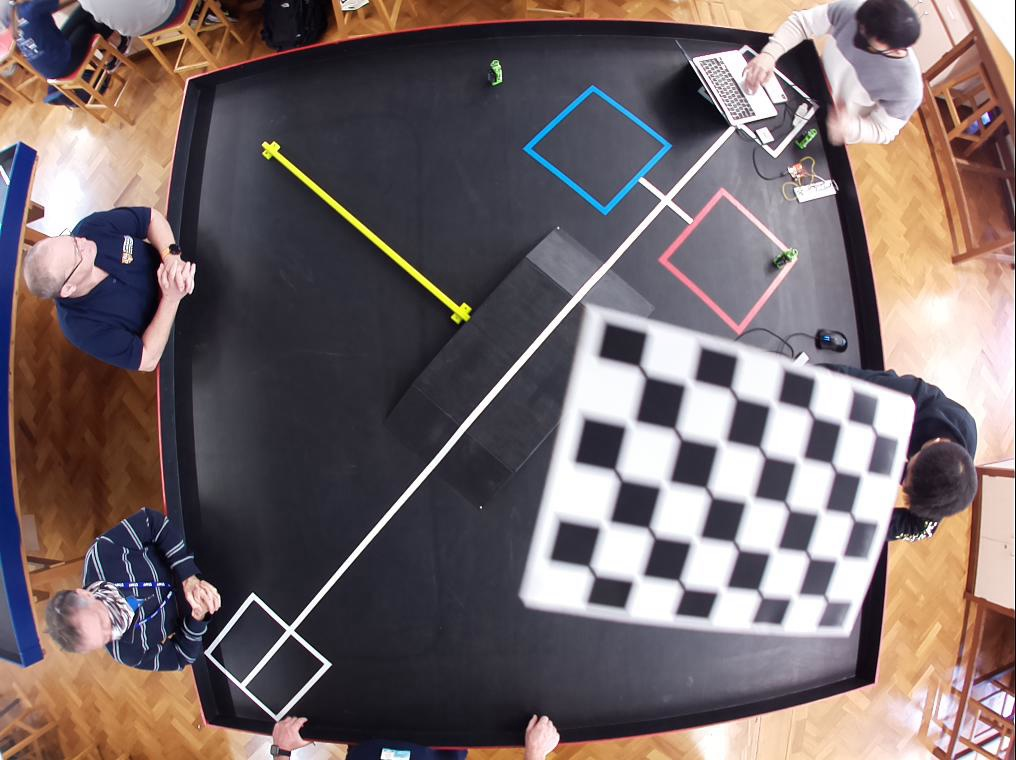
#> input picture camera/calibrate/frame1.jpg, 1016 x 760 px; its folder holds 4 pictures in this run
$ python calibrate.py
#> lines starting #> are read from the running program, lines starting #| are printed output that depends on the picture
import cv2
assert cv2.__version__[0] >= '3', 'The fisheye module requires opencv version >= 3.0.0'
import numpy as np
import os
import glob

CHECKERBOARD = (5,7)
subpix_criteria = (cv2.TERM_CRITERIA_EPS+cv2.TERM_CRITERIA_MAX_ITER, 30, 0.1)
calibration_flags = cv2.fisheye.CALIB_RECOMPUTE_EXTRINSIC+cv2.fisheye.CALIB_CHECK_COND+cv2.fisheye.CALIB_FIX_SKEW
objp = np.zeros((1, CHECKERBOARD[0]*CHECKERBOARD[1], 3), np.float32)
objp[0,:,:2] = np.mgrid[0:CHECKERBOARD[0], 0:CHECKERBOARD[1]].T.reshape(-1, 2)
_img_shape = None
objpoints = [] # 3d point in real world space
imgpoints = [] # 2d points in image plane.
images = glob.glob('C:/Users/LUJQZ/OneDrive - University of Cambridge/Engineering Tripos/Part IB/2CW/IDP_M201/camera/calibrate/*.jpg')

for fname in images:
    img = cv2.imread(fname)
#> img is the input picture: shape (760, 1016, 3); mean B, G, R 105.6, 104.6, 117.4
    if _img_shape == None:
        _img_shape = img.shape[:2]
    else:
        assert _img_shape == img.shape[:2], "All images must share the same size."
    gray = cv2.cvtColor(img,cv2.COLOR_BGR2GRAY)
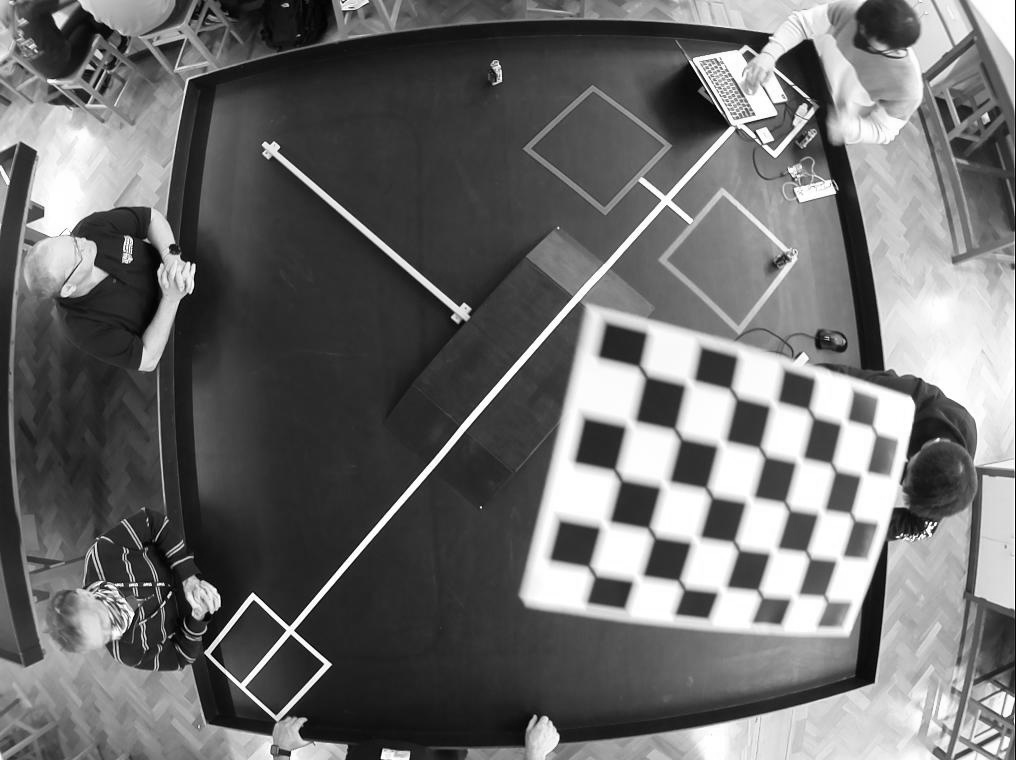
#> gray: shape (760, 1016); min 0, max 255, mean 108.5
    # Find the chess board corners
    ret, corners = cv2.findChessboardCorners(gray, CHECKERBOARD, cv2.CALIB_CB_ADAPTIVE_THRESH+cv2.CALIB_CB_FAST_CHECK+cv2.CALIB_CB_NORMALIZE_IMAGE)
#> ret = True; corners = 35 rows, first 8: [874, 430.5], [863.5, 473.5], [851.9, 514.5], [839.5, 558.5], [826.7, 601.7], [844.5, 422.5], [833.4, 467.1], [821, 512]
    # If found, add object points, image points (after refining them)
    if ret == True:
        objpoints.append(objp)
        cv2.cornerSubPix(gray,corners,(3,3),(-1,-1),subpix_criteria)
        imgpoints.append(corners)
#> pass 2 of the loop `for fname in images:`:
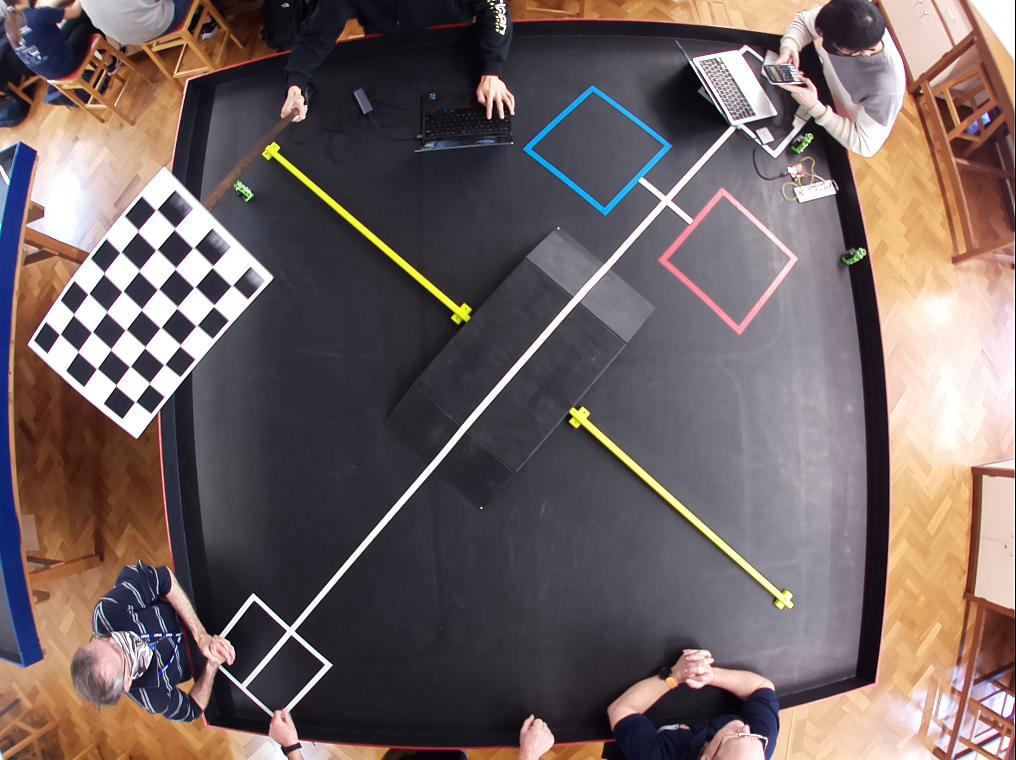
#> input picture camera/calibrate/frame10.jpg, 1016 x 760 px
#> img is the input picture: shape (760, 1016, 3); mean B, G, R 98.6, 99.4, 113.3
#> `gray = cv2.cvtColor(img,cv2.COLOR_BGR2GRAY)`:
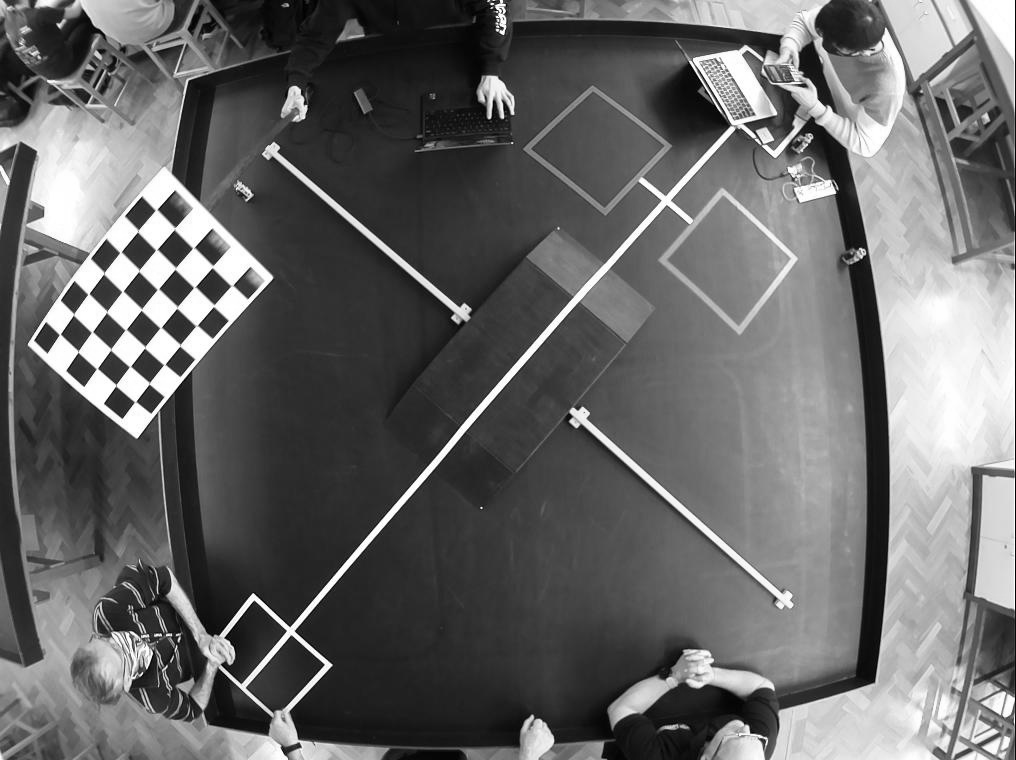
#> gray: shape (760, 1016); min 0, max 255, mean 103.4
#> corners = 35 rows, first 8: [135.2, 401.7], [115.9, 385], [97.04, 368.5], [78.22, 352.2], [59.84, 334.3], [149.3, 384.1], [130.1, 366.5], [110.8, 349.8]
#> pass 3 of the loop `for fname in images:`:
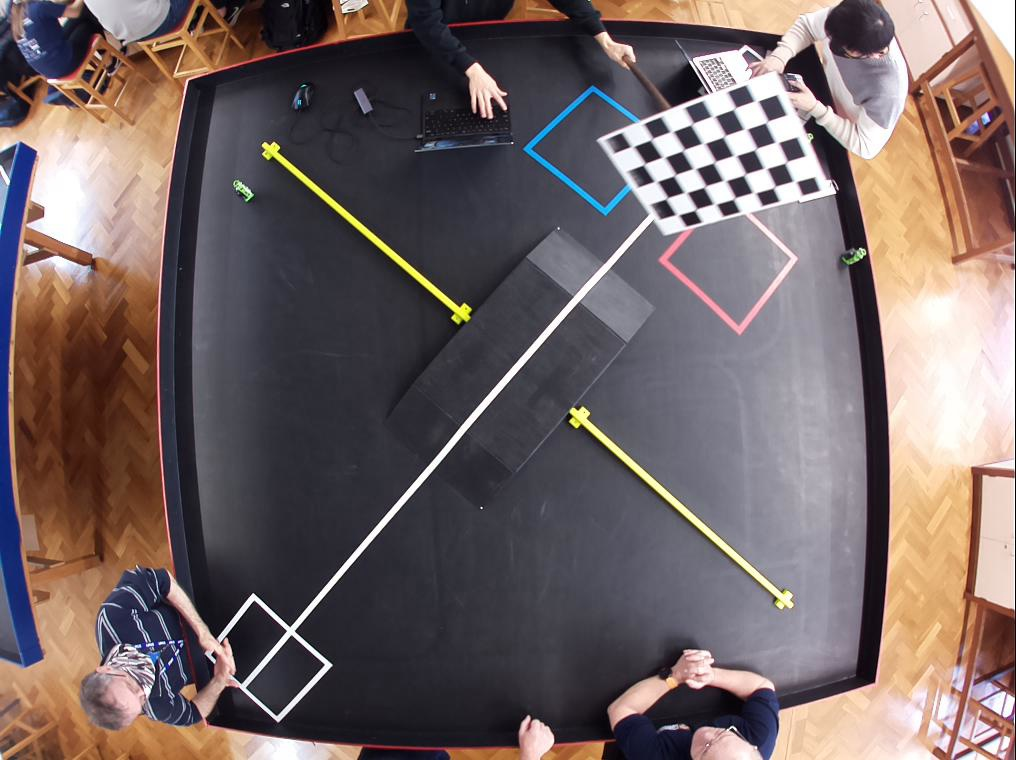
#> input picture camera/calibrate/frame11.jpg, 1016 x 760 px
#> img is the input picture: shape (760, 1016, 3); mean B, G, R 100.3, 100.8, 114.6
#> `gray = cv2.cvtColor(img,cv2.COLOR_BGR2GRAY)`:
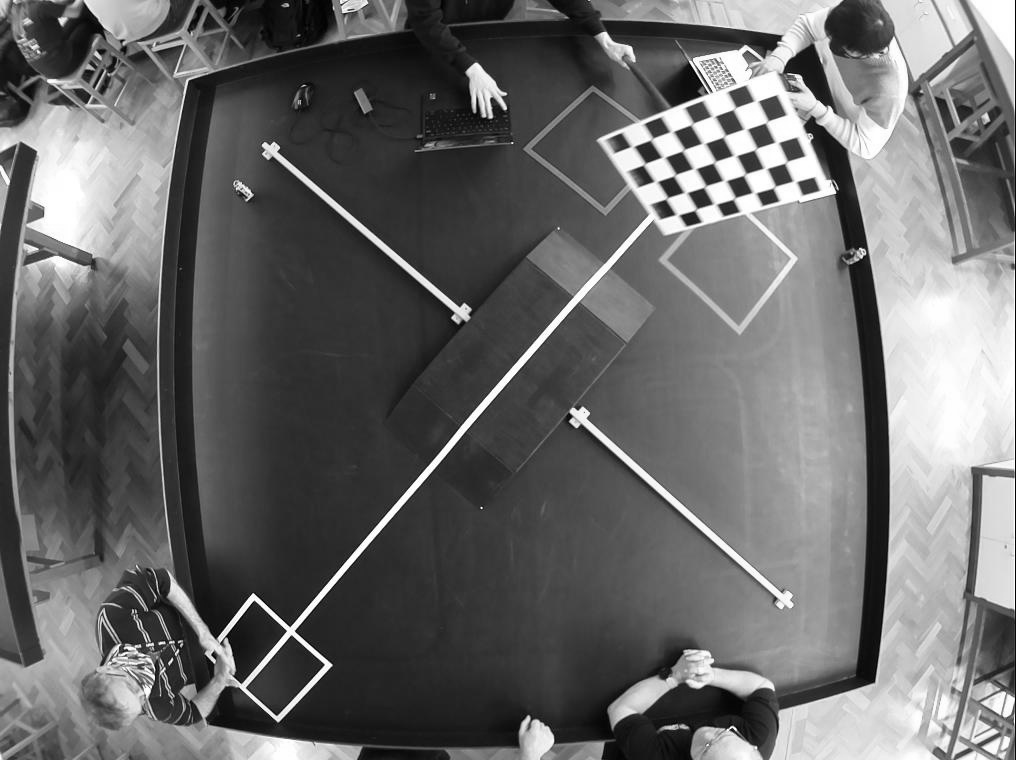
#> gray: shape (760, 1016); min 0, max 255, mean 104.8
#> corners = 35 rows, first 8: [756, 101], [765, 123.2], [776.5, 142.5], [787.9, 161], [792.5, 181], [734.5, 108.6], [745.5, 129], [753.5, 150.3]
#> the loop made 4 passes; the first 3 are shown
N_OK = len(objpoints)
K = np.zeros((3, 3))
D = np.zeros((4, 1))
rvecs = [np.zeros((1, 1, 3), dtype=np.float64) for i in range(N_OK)]
tvecs = [np.zeros((1, 1, 3), dtype=np.float64) for i in range(N_OK)]
rms, _, _, _, _ = \
    cv2.fisheye.calibrate(
        objpoints,
        imgpoints,
        gray.shape[::-1],
        K,
        D,
        rvecs,
        tvecs,
        calibration_flags,
        (cv2.TERM_CRITERIA_EPS+cv2.TERM_CRITERIA_MAX_ITER, 30, 1e-6)
    )
print("Found " + str(N_OK) + " valid images for calibration")
print("DIM=" + str(_img_shape[::-1]))
#| DIM=(1016, 760)
print("K=np.array(" + str(K.tolist()) + ")")
print("D=np.array(" + str(D.tolist()) + ")")
